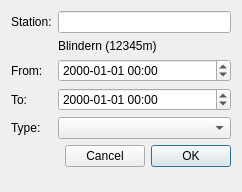
<?xml version="1.0" encoding="UTF-8"?>
<ui version="4.0">
 <class>DialogStation</class>
 <widget class="QDialog" name="DialogStation">
  <property name="windowModality">
   <enum>Qt::ApplicationModal</enum>
  </property>
  <property name="geometry">
   <rect>
    <x>0</x>
    <y>0</y>
    <width>242</width>
    <height>192</height>
   </rect>
  </property>
  <property name="windowTitle">
   <string>WatchRR -- Station</string>
  </property>
  <layout class="QFormLayout" name="formLayout">
   <item row="0" column="0">
    <widget class="QLabel" name="labelStation">
     <property name="text">
      <string>Station:</string>
     </property>
    </widget>
   </item>
   <item row="0" column="1">
    <widget class="QLineEdit" name="editStation"/>
   </item>
   <item row="1" column="1">
    <widget class="QLabel" name="labelStationInfo">
     <property name="text">
      <string notr="true">Blindern (12345m)</string>
     </property>
    </widget>
   </item>
   <item row="2" column="0">
    <widget class="QLabel" name="labelFrom">
     <property name="text">
      <string>From:</string>
     </property>
    </widget>
   </item>
   <item row="2" column="1">
    <widget class="MiDateTimeEdit" name="dateFrom">
     <property name="displayFormat">
      <string notr="true">yyyy-MM-dd hh:mm</string>
     </property>
     <property name="timeSpec">
      <enum>Qt::UTC</enum>
     </property>
    </widget>
   </item>
   <item row="3" column="0">
    <widget class="QLabel" name="labelTo">
     <property name="text">
      <string>To:</string>
     </property>
    </widget>
   </item>
   <item row="3" column="1">
    <widget class="MiDateTimeEdit" name="dateTo">
     <property name="displayFormat">
      <string notr="true">yyyy-MM-dd hh:mm</string>
     </property>
     <property name="timeSpec">
      <enum>Qt::UTC</enum>
     </property>
    </widget>
   </item>
   <item row="4" column="0">
    <widget class="QLabel" name="labelType">
     <property name="text">
      <string>Type:</string>
     </property>
    </widget>
   </item>
   <item row="5" column="0" colspan="2">
    <layout class="QHBoxLayout" name="horizontalLayout">
     <item>
      <spacer name="horizontalSpacer">
       <property name="orientation">
        <enum>Qt::Horizontal</enum>
       </property>
       <property name="sizeHint" stdset="0">
        <size>
         <width>40</width>
         <height>20</height>
        </size>
       </property>
      </spacer>
     </item>
     <item>
      <widget class="QPushButton" name="buttonCancel">
       <property name="text">
        <string>Cancel</string>
       </property>
       <property name="autoDefault">
        <bool>false</bool>
       </property>
      </widget>
     </item>
     <item>
      <widget class="QPushButton" name="buttonOK">
       <property name="text">
        <string>OK</string>
       </property>
       <property name="default">
        <bool>true</bool>
       </property>
      </widget>
     </item>
    </layout>
   </item>
   <item row="4" column="1">
    <widget class="QComboBox" name="comboType"/>
   </item>
  </layout>
 </widget>
 <customwidgets>
  <customwidget>
   <class>MiDateTimeEdit</class>
   <extends>QDateEdit</extends>
   <header>util/gui/MiDateTimeEdit.hh</header>
  </customwidget>
 </customwidgets>
 <resources/>
 <connections>
  <connection>
   <sender>buttonCancel</sender>
   <signal>clicked()</signal>
   <receiver>DialogStation</receiver>
   <slot>reject()</slot>
   <hints>
    <hint type="sourcelabel">
     <x>140</x>
     <y>181</y>
    </hint>
    <hint type="destinationlabel">
     <x>122</x>
     <y>187</y>
    </hint>
   </hints>
  </connection>
  <connection>
   <sender>buttonOK</sender>
   <signal>clicked()</signal>
   <receiver>DialogStation</receiver>
   <slot>accept()</slot>
   <hints>
    <hint type="sourcelabel">
     <x>231</x>
     <y>181</y>
    </hint>
    <hint type="destinationlabel">
     <x>229</x>
     <y>187</y>
    </hint>
   </hints>
  </connection>
  <connection>
   <sender>editStation</sender>
   <signal>editingFinished()</signal>
   <receiver>DialogStation</receiver>
   <slot>onEditStation()</slot>
   <hints>
    <hint type="sourcelabel">
     <x>74</x>
     <y>26</y>
    </hint>
    <hint type="destinationlabel">
     <x>146</x>
     <y>38</y>
    </hint>
   </hints>
  </connection>
  <connection>
   <sender>dateFrom</sender>
   <signal>editingFinished()</signal>
   <receiver>DialogStation</receiver>
   <slot>onEditTime()</slot>
   <hints>
    <hint type="sourcelabel">
     <x>126</x>
     <y>73</y>
    </hint>
    <hint type="destinationlabel">
     <x>140</x>
     <y>90</y>
    </hint>
   </hints>
  </connection>
  <connection>
   <sender>dateTo</sender>
   <signal>editingFinished()</signal>
   <receiver>DialogStation</receiver>
   <slot>onEditTime()</slot>
   <hints>
    <hint type="sourcelabel">
     <x>107</x>
     <y>96</y>
    </hint>
    <hint type="destinationlabel">
     <x>136</x>
     <y>120</y>
    </hint>
   </hints>
  </connection>
  <connection>
   <sender>comboType</sender>
   <signal>currentIndexChanged(int)</signal>
   <receiver>DialogStation</receiver>
   <slot>onSelectType(int)</slot>
   <hints>
    <hint type="sourcelabel">
     <x>79</x>
     <y>130</y>
    </hint>
    <hint type="destinationlabel">
     <x>97</x>
     <y>150</y>
    </hint>
   </hints>
  </connection>
 </connections>
 <slots>
  <slot>onEditStation()</slot>
  <slot>onEditTime()</slot>
  <slot>onSelectType(int)</slot>
 </slots>
</ui>
